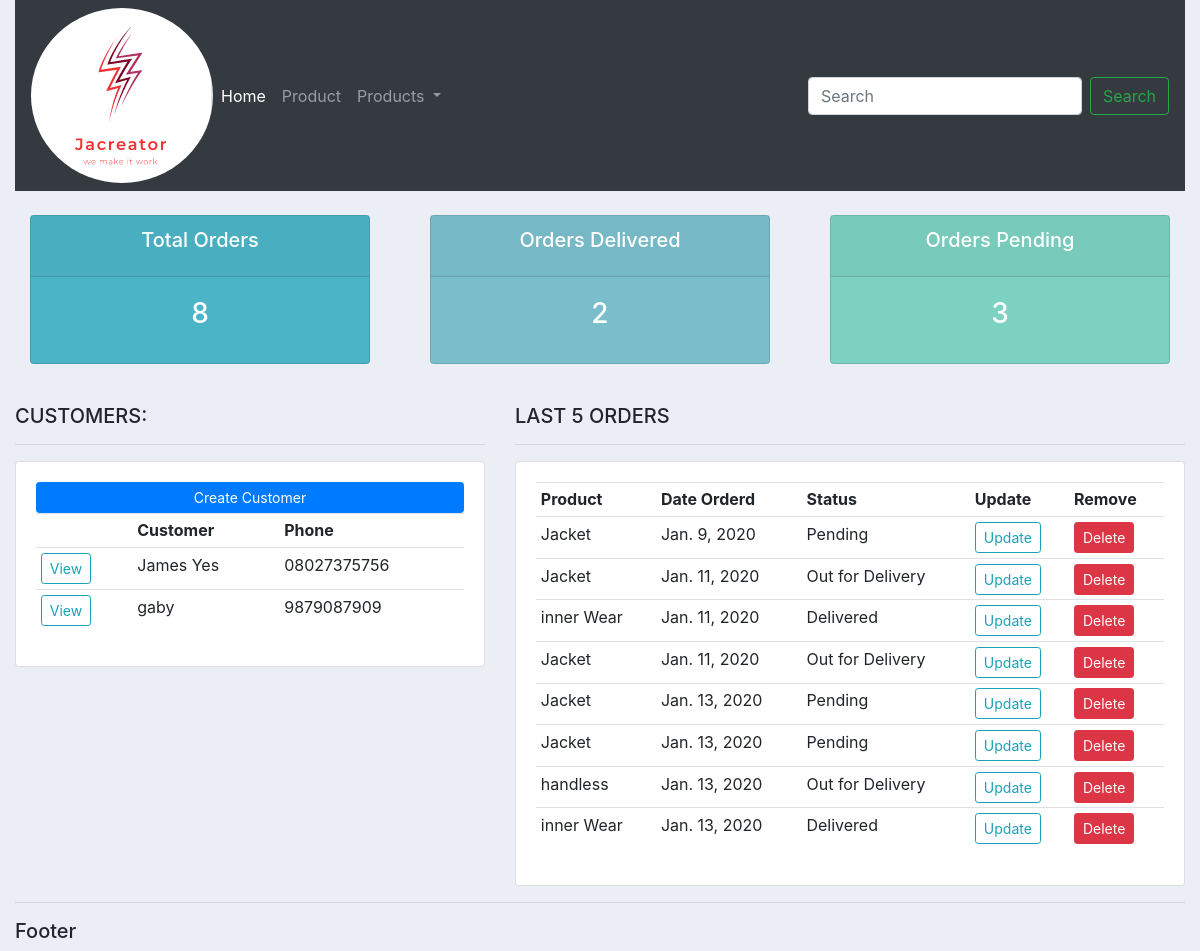
The page / on the database its author committed.
### customerAdminApp/models.py (models this page shows, shortened)
class Customer(models.Model):
    name = models.CharField(max_length=200, blank=True, null=True)
    phoneNumber = models.CharField(max_length=200, blank=True, null=True)
    email = models.CharField(max_length=200, blank=True, null=True)
    date = models.DateField(auto_now_add=True)

class Order(models.Model):
    STATUS = (
        ('Pending', 'Pending'),
        ('Out for Delivery', 'Out for Delivery'),
        ('Delivered', 'Delivered')
    )
    customer = models.ForeignKey(Customer, null=True, on_delete= models.SET_NULL) #one to many relationship
    product = models.ForeignKey(Product, null=True, on_delete= models.SET_NULL)
    date = models.DateField(auto_now_add=True)
    status  = models.CharField(max_length=200, blank=True, null=True, choices=STATUS)
    note = models.CharField(max_length=1000, blank=True, null=True)

class Product(models.Model):
    CATEGORY = (
        ('Indoor', 'Indoor'),
        ('Out door', 'Out door'),
    )
    name = models.CharField(max_length=200, blank=True, null=True)
    price = models.FloatField(blank=True, null=True)
    category = models.CharField(max_length=200, blank=True, null=True, choices=CATEGORY)
    description =  models.CharField(max_length=200, blank=True, null=True)
    date_created = models.DateField(auto_now_add=True)
    tags = models.ManyToManyField(Tag)
    def __str__(self):
        return self.name

### customerAdminApp/views.py (the view)
# urls.py: 2. Add a URL to urlpatterns:  path('', views.home, name='home')
def home(request):
    orders = Order.objects.all()
    customers = Customer.objects.all()
    total_ordering = orders.count()
    total_customers = customers.count()
    pending = orders.filter(status='Pending').count()
    delivered = orders.filter(status='Delivered').count()
    out = orders.filter(status='Out for Delivery').count()
    context = {
        'orders': orders, 'customers': customers,
        'orders_ordering': total_ordering, 'total_customers': total_customers,
        'pending': pending, 'delivered': delivered, 'out': out,
    }
    return render(request, 'customerAdminApp/dashboard.html', context)

### customerAdminApp/templates/customerAdminApp/dashboard.html
{% extends "customerAdminApp/main.html" %}
{% block content %}
{% include "customerAdminApp/status.html" %}
<br>
<div class="row">
    <div class="col-md-5">
        <h5>CUSTOMERS:</h5>
        <hr>
        <div class="card card-body">
            <a class="btn btn-primary  btn-sm btn-block" href="">Create Customer</a>
            <table class="table table-sm">
                <tr>
                    <th></th>
                    <th>Customer</th>
                    <th>Phone</th>
                </tr>
                {% for customer in customers %}
                <tr>
                    <td><a class="btn btn-sm btn-outline-info" href="{% url 'customer' customer.id %}">View</a></td>
                    <td>{{customer.name}}</td>
                    <td>{{customer.phoneNumber}}</td>
                </tr>
                {% endfor%}
            </table>
        </div>
    </div>
    <div class="col-md-7">
        <h5>LAST 5 ORDERS</h5>
        <hr>
        <div class="card card-body">
            <table class="table table-sm">
                <tr>
                    <th>Product</th>
                    <th>Date Orderd</th>
                    <th>Status</th>
                    <th>Update</th>
                    <th>Remove</th>
                </tr>
                {% for order in orders %}
                <tr>
                    <td>{{order.product}}</td>
                    <td>{{order.date}}</td>
                    <td>{{order.status}}</td>
                    <td><a class="btn btn-sm btn-outline-info" href="{% url 'update_order' order.id %}">Update</a></td>
                    <td><a class="btn btn-sm btn-danger" href="{% url 'delete_order' order.id %}">Delete</a></td>
                </tr>
                {% endfor%}
            </table>
        </div>
    </div>
</div>
{% endblock%}

### static/css/main.css (style rules this page uses)
body { background-color: #ebeff5; }

### rows shown on the page
Customer: name "James Yes", phoneNumber "08027375756"
Customer: name "gaby", phoneNumber "9879087909"
Order: product "Jacket", date "Jan. 9, 2020", status "Pending"
Order: product "Jacket", date "Jan. 11, 2020", status "Out for Delivery"
Order: product "inner Wear", date "Jan. 11, 2020", status "Delivered"
Order: product "Jacket", date "Jan. 11, 2020", status "Out for Delivery"
Order: product "Jacket", date "Jan. 13, 2020", status "Pending"
Order: product "Jacket", date "Jan. 13, 2020", status "Pending"
Order: product "handless", date "Jan. 13, 2020", status "Out for Delivery"
Order: product "inner Wear", date "Jan. 13, 2020", status "Delivered"

### other values the page prints
{{ orders_ordering }} "8"
{{ delivered }} "2"
{{ pending }} "3"
